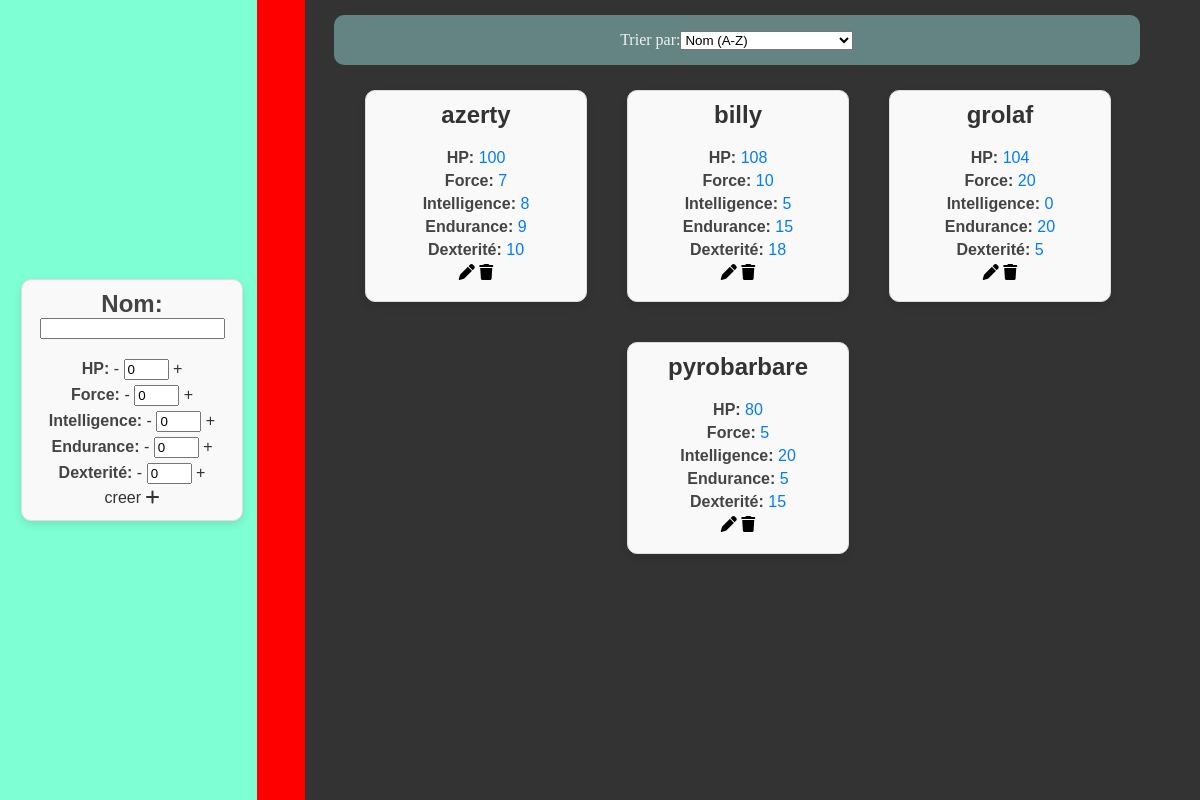
The page / on the database its author committed.
### tables this page shows
CREATE TABLE IF NOT EXISTS `t_champion` (
  `id` int NOT NULL AUTO_INCREMENT,
  `name` varchar(15) NOT NULL,
  `hp` int NOT NULL,
  `force` int NOT NULL,
  `intelligence` int NOT NULL,
  `endurance` int NOT NULL,
  `dexterité` int NOT NULL,
  PRIMARY KEY (`id`)
);

### param/route.php (called while the page is built, shortened)
<?php
        $page = array();
        $page['home'] = 'home.php';
        if (isset($_GET['page']) && isset($page[$_GET['page']])) {
            $url_php = $page[$_GET['page']];
        } else {
            if(user_is_connected()){
                $url_php = $page['home'];
            } else {
                $url_php = $page['home'];
            }
        }
?>

### class/data.class.php (called while the page is built, shortened)
<?php
class Data{
    private $pdo = null;
    private $host = "127.0.0.1";
    private $name_bdd = "NAME_BDD";
    private $user_bdd = "root";
    private $password_bdd = "";
    private $error_serveur = "Erreur lors de la connexion au serveur.";
    public function __construct(){
        try {
            $dsn = "mysql:host={$this->host};dbname={$this->name_bdd};charset=utf8mb4";
            $this->pdo = new PDO($dsn, $this->user_bdd, $this->password_bdd);
            $this->pdo->setAttribute(PDO::ATTR_ERRMODE, PDO::ERRMODE_EXCEPTION);
            $this->pdo->exec("SET CHARACTER SET 'utf8mb4';");
            $this->pdo->exec("SET collation_connection = 'utf8mb4_general_ci';");
        } catch (PDOException $e) {
            die($this->error_serveur . " Détails: " . $e->getMessage());
        }
    }
     public function get_data($sql, $params = []) {
        try {
            $stmt = $this->pdo->prepare($sql);
            $stmt->execute();
            return $stmt->fetchAll(PDO::FETCH_ASSOC);
        } catch (PDOException $e) {
            echo "Erreur lors de la récupération des données : " . $e->getMessage();
            return false;
        }
    }
}
?>

### home_control.php (the view, shortened to what this page needs)
<?php
$db = new Data();
$header = ' <link rel="stylesheet" href="style.css">
            <link rel="stylesheet" href="https://cdnjs.cloudflare.com/ajax/libs/font-awesome/6.0.0-beta3/css/all.min.css">
            <script src="script.js"></script>
            ';
$order_by = "c.name ASC";
$sql = 'SELECT
            c.id,
            c.name,
            c.hp,
            c.force,
            c.intelligence,
            c.endurance,
            c.dexterité
        FROM t_champion AS c
        ORDER BY ' . $order_by;
$datas_items = $db->get_data($sql);
$selected_item = null;
$page = '
<head>
    ' . $header . '
</head>
<body class="' . $mode . '">
<main>
<div class="admin-container">
    <div class="card">
        <form method="POST" action="index.php">
            <input type="hidden" name="update_id" value="' . ($selected_item ? $selected_item['id'] : '') . '">
            <h2><span class="stat">Nom:</span>
                <input type="text" name="name" value="' . ($selected_item ? $selected_item['name'] : '') . '">
            </h2>
            <p><span class="stat">HP:</span>
                <button type="button" onclick="modifyStat(\'hp\', -1)">-</button>
                <input type="number" id="hp" name="hp" value="' . ($selected_item ? $selected_item['hp'] : 0) . '" >
                <button type="button" onclick="modifyStat(\'hp\', 1)">+</button>
            </p>
            <p><span class="stat">Force:</span>
                <button type="button" onclick="modifyStat(\'force\', -1)">-</button>
                <input type="number" id="force" name="force" value="' . ($selected_item ? $selected_item['force'] : 0) . '" >
                <button type="button" onclick="modifyStat(\'force\', 1)">+</button>
            </p>
            <p><span class="stat">Intelligence:</span>
                <button type="button" onclick="modifyStat(\'intelligence\', -1)">-</button>
                <input type="number" id="intelligence" name="intelligence" value="' . ($selected_item ? $selected_item['intelligence'] : 0) . '" >
                <button type="button" onclick="modifyStat(\'intelligence\', 1)">+</button>
            </p>
            <p><span class="stat">Endurance:</span>
                <button type="button" onclick="modifyStat(\'endurance\', -1)">-</button>
                <input type="number" id="endurance" name="endurance" value="' . ($selected_item ? $selected_item['endurance'] : 0) . '" >
                <button type="button" onclick="modifyStat(\'endurance\', 1)">+</button>
            </p>
            <p><span class="stat">Dexterité:</span>
                <button type="button" onclick="modifyStat(\'dexterité\', -1)">-</button>
                <input type="number" id="dexterité" name="dexterité" value="' . ($selected_item ? $selected_item['dexterité'] : 0) . '" >
                <button type="button" onclick="modifyStat(\'dexterité\', 1)">+</button>
            </p>
            <button type="submit" class="edit-btn">' . ($selected_item ? 'Modifier <i class="fa-solid fa-pen"></i>' : ' creer <i class="fa-solid fa-plus"></i></i>') . '</button>
        </form>
    </div>
</div>
<div class="navbar">
</div>
<div class="listing-container">
<div class="sort-zone">
        <label for="sort">Trier par:</label>
    <select id="sort" onchange="applySorting()">
        <option value="name-asc">Nom (A-Z)</option>
    </select>
</div>
';
if (!empty($datas_items)) {
    foreach ($datas_items as $data_item) {
        $page .= '
        <div class="card">
            <h2>' . $data_item['name'] . '</h2>
            <p><span class="stat">HP:</span> <span class="stat-value">' . $data_item['hp'] . '</span></p>
            <p><span class="stat">Force:</span> <span class="stat-value">' . $data_item['force'] . '</span></p>
            <p><span class="stat">Intelligence:</span> <span class="stat-value">' . $data_item['intelligence'] . '</span></p>
            <p><span class="stat">Endurance:</span> <span class="stat-value">' . $data_item['endurance'] . '</span></p>
            <p><span class="stat">Dexterité:</span> <span class="stat-value">' . $data_item['dexterité'] . '</span></p>
            <div class="btn_zone">
                <a href="index.php?edit_id=' . $data_item['id'] . '" class="edit-btn">
                   <i class="fa-solid fa-pen"></i>
                </a>
                <a onclick="return confirm(\'Êtes-vous sûr de vouloir supprimer cet élément ?\')"
                   href="index.php?delete_id=' . $data_item['id'] . '"
                   class="delete-btn">
                   <i class="fa-solid fa-trash"></i>
                </a>
            </div>
        </div>
        ';
    }
}
$page .= '</div>
</main>
</body>';
echo $page;
?>

### index.php (shortened to what this page needs)
<?php
    $mode = rand(0, 1) ? 'dark-mode' : 'light-mode';
    require_once 'class/data.class.php';
    require_once 'param/route.php';
    $url_php_control = str_replace('.php','_control.php',$url_php);
    if(is_file($url_php_control)) {
        require $url_php_control;
    }
?>

### style.css (style rules this page uses)
body { margin: 0; padding: 0; justify-content: center; }
.dark-mode { background-color: #333; color: #f0f0f0; }
main { display: flex; justify-content: space-between; }
.navbar { position: fixed; left: 21.4vw; background-color: red; width: 4vw; height: 100vh; }
button { all: unset; display: inline-block; cursor: pointer; color: #333; }
a { color: black; text-decoration: none; cursor: pointer; }
.listing-container { display: flex; flex-wrap: wrap; gap: 20px; justify-content: center; padding: 20px; width: 100%; margin-left: 23vw; padding-top: 80px; }
.sort-zone { width: 67.2vw; height: 50px; display: flex; justify-content: center; align-items: center; background-color: rgb(100, 132, 132); position: fixed; top: 15px; left: 27.8vw; border-radius: 10px; }
.card { border: 1px solid #ddd; border-radius: 10px; box-shadow: 0 4px 8px rgba(0, 0, 0, 0.1); margin: 10px; width: 200px; height: 190px; padding: 10px; text-align: center; background-color: #f9f9f9; font-family: Arial, sans-serif; }
.card h2 { margin-top: 0; font-size: 24px; color: #333; }
.card p { margin: 5px 0; font-size: 16px; color: #666; }
.card .stat { font-weight: bold; color: #444; }
.card .stat-value { color: #007BFF; }
input#hp, input#force, input#intelligence, input#endurance, input#dexterité { width: 45px; }
.admin-container, .player-container { height: 200px; display: flex; flex-direction: column; justify-content: center; align-items: center; background-color: aquamarine; width: 22vw; height: 100vh; position: fixed; }
.admin-container div.card, .player-container div.card { height: 220px; }

### rows shown on the page
t_champion: name "azerty", hp "100", force "7", intelligence "8", endurance "9", dexterité "10"
t_champion: name "billy", hp "108", force "10", intelligence "5", endurance "15", dexterité "18"
t_champion: name "grolaf", hp "104", force "20", intelligence "0", endurance "20", dexterité "5"
t_champion: name "pyrobarbare", hp "80", force "5", intelligence "20", endurance "5", dexterité "15"
